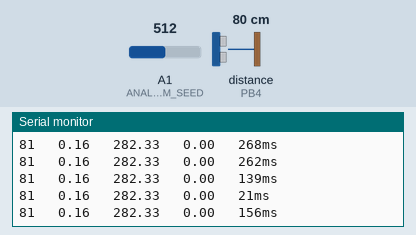
A sketch run on a simulated ATtiny85, built with avr-gcc and run on an emulated ATtiny85. On the bench: the last lines printed to the serial monitor. Inputs (shaded band) come from the test bench; at power-on: distance to the obstacle (sensor on PB4) 80 cm, A1 (ANALOG_PIN_FOR_RANDOM_SEED) = 512. The echo pulse lasts 58.3 µs per cm; random numbers use the default seed unless the sketch sets one.

Above: at 1.2 s.
1.3 s: distance to the obstacle (sensor on PB4) set to 2 cm
At 2.08 s:
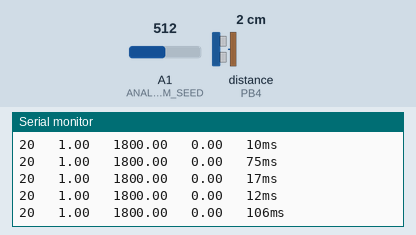
4.3 s: distance to the obstacle (sensor on PB4) set to 4 cm
At 4.46 s:
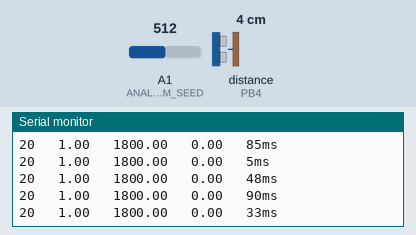
Timing chart, 0 to 7.3 s (numbered marks = the images above; inputs shaded):
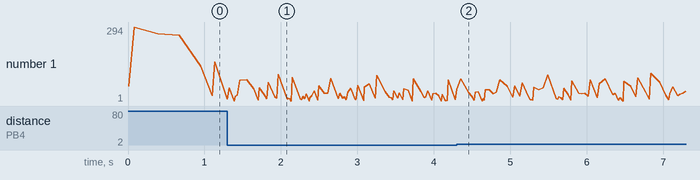

Measured:
- after the input at 1.3 s, the serial monitor: prints a new line at once (image 1)
- plotted number 1: 156 → 48 after the input at 1.3 s

The sketch:

Geigercounter.ino
```cpp
/**
 *
 * Geigercounter 0.95b
 * by ShuzzDE
 *
 * This sketch uses a HC-SR04 and a speaker connected to an arduino to simulate a Geiger Counter.
 * It is intended to be used on end-time LARP cons.
 *
 * If you press a button, the klick rate will increase.
 * If you get closer to an object, the click rate will increase.
 *
 * All these things are tuneable in the code, check the defines!
 *
 *
 * Uses the NewPing library by Tim Eckel for
 *
 */


#include <NewPing.h>


#ifdef ARDUINO_AVR_DIGISPARK
// W A R N I N G
// This is my idea on how to connect the circuitry to a digispark.
// If you do it differently, adjust the values...
#define TRIGGER_PIN 0
#define ECHO_PIN 2
#define LED_PIN 1
#define SPEAKER_PIN 1
#define BUTTON_PIN 3
#define ANALOG_PIN_FOR_RANDOM_SEED 5
#define BUTTON_PULLUP LOW  // External pullup
#undef DEBUG   // Disable Debugging
#elif ARDUINO_AVR_NANO
// Used Sepp's schematic to define the pin values.
// However, the HC-SR04 isn't in the picture, yet.
// Edit these before you use this code on Arduino Nano!!!
// Code won't compile otherwise when setting board to Arduino Nano.
#define TRIGGER_PIN ???
#define ECHO_PIN ???
#define LED_PIN 8
#define SPEAKER_PIN 10
#define BUTTON_PIN 9
#define ANALOG_PIN_FOR_RANDOM_SEED A1
#define BUTTON_PULLUP LOW  // External pullup, change to HIGH when removing ext.PU resistor
#undef DEBUG   // Disable Debugging
#else
// Pin definitions for development Board (Arduino UNO in my case)
#define TRIGGER_PIN 3
#define ECHO_PIN 4
#define LED_PIN 10
#define SPEAKER_PIN 10
#define BUTTON_PIN 12
#define ANALOG_PIN_FOR_RANDOM_SEED A1
#define BUTTON_PULLUP HIGH  // Internal pullup
#define DEBUG   // Enable Debugging
#endif

/*
 * Handy little trick to avoid preprocessor statements everywhere for debug code:
 * Serial.begin, Serial.print and Serial.println are wrapped in "virtual" functions.
 * When Debugging is disabled, the calls are simply replaced with nothing.
 * Makes the code much cleaner.
 * Hey, I just learned this and I think it's great! ;-P
 */
#ifdef DEBUG
#define debugSetup() Serial.begin(115200)
#define debugPrint(n) Serial.print(n)
#define debugPrintln(n) Serial.println(n)
#else
#define debugSetup()
#define debugPrint(n)
#define debugPrintln(n)
#endif


/*
 * Distance to object
 *
 * tock rates will fall off exponentially between minimum and maximum distances.
 * This means that you'll get the defined LOW and HIGH rates at minimum distance only.
 * Increase the distance and the tock rates will decrease exponentially.
 *
 * Basically you can use this to tune the "sensitivity" of your device.
 *
 * Keep in mind:
 * If MAX_DISTANCE_CM == 4 * MIN_DISTANCE_CM
 * then TOCK_RATE@MAX_DIST == 1/16 * TOCK_RATE@MIN_DIST
 */
#define MAX_DISTANCE_CM 80   // Maximum distance acknowledged
#define MIN_DISTANCE_CM 20   // Minimum distance to object

/*
 * Counts per Minute
 * Higher values mean faster tocks.
 *
 * Example:
 * A rate of 100 CPM means you'll get an average of 100 tocks per minute AT MINIMUM DISTANCE.
 * Note that cpm will fall off exponentially with increased distance.
 */
#define LOW_CPM 100.0d    // Rate for button NOT pressed
#define HIGH_CPM 1800.0d   // Rate for button pressed (aka. "OMG we have radioactivity"-mode)


/**
 * Amount of time for which LED and speaker will be turned on.
 * 1ms seems to be working well to produce nice tocks.
 */
#define TOCK_LENGTH 1      // Duration for doing speaker tock and LED blink

NewPing sonar(TRIGGER_PIN, ECHO_PIN, MAX_DISTANCE_CM);

/*
 * Initialize the random generator the RIGHT way.
 * Function will do 16 A/D conversions on a floating analog pin.
 * The lowest bit will usually flap rather randomly, therefore we
 * store the lowest bit of every reading in a 16bit long variable
 * and use that to initalize the randomSeed();
 */
void initRandom(){
  uint16_t seed = 0;
  int i = 0;
  for(i = 0; i < 16; i++){
    seed <<= 1;  // Shift everything one to the left
    seed += analogRead(ANALOG_PIN_FOR_RANDOM_SEED) & 1;   // Read analog value, mask out lowest bit and add the result.
  }
  randomSeed(seed);
  debugPrint("Analog Seed: ");
  debugPrintln(seed);
}

/**
 * Setup routine. The usual, pins, pullups, ...
 */
void setup() {

  debugSetup();  // Initializes Serial interface if DEBUG is defined.
  initRandom();  // Init the randomSeed

  // TRIGGER and ECHO pins are setup by NewPing lib, we don't care about them.

  pinMode(LED_PIN, OUTPUT);
  digitalWrite(LED_PIN, LOW);

  pinMode(BUTTON_PIN, INPUT);
  digitalWrite(BUTTON_PIN, BUTTON_PULLUP);


}

/**
 * Generate a single tock on the speaker and flash the LED.
 * Speaker and LED will be turned on for TOCK_LENGTH ms.
 */
void tock(){
  digitalWrite(SPEAKER_PIN, HIGH);
  digitalWrite(LED_PIN, HIGH);
  delay(TOCK_LENGTH);
  digitalWrite(LED_PIN, LOW);
  digitalWrite(SPEAKER_PIN, LOW);
}


/**
 * Calculate a random, poisson-distributed delay until the next tock event.
 *
 * Result is based on measured distance as well as configured CPM rates.
 * The state of the button is included.
 */
uint16_t nextDelay(long distance){

  // Calculate exponential falloff.
  float distPct = pow((float)MIN_DISTANCE_CM/(float)(distance/2.0 + MIN_DISTANCE_CM/2.0),2.0);

  // Count per minute decided by Button (Hi/Lo) multiplied by distance falloff.
  double cpm = (digitalRead(BUTTON_PIN)?LOW_CPM:HIGH_CPM) * distPct;

  // Calculate poisson distributed random number for current cpm.
  // random number is cut a bit short of 0 and 1 in order to reduce extreme outliers.
  // TODO: This might need a bit more tweaking.
  // Result is a fraction of a minute since parameter is count per minute.
  float nextTock = -log(((float)( random(9500) + 250 )/ 10001.0)) / cpm ;

  // nextTock is multiplied by 60000ms in order to get waiting time.
  uint16_t tockDelay = 60000 * nextTock;

  debugPrint(distance);
  debugPrint("   ");
  debugPrint(distPct);
  debugPrint("   ");
  debugPrint(cpm);
  debugPrint("   ");
  debugPrint(nextTock);
  debugPrint("   ");
  debugPrint(tockDelay);
//  debugPrint("ms   ");
//  debugPrint(minDelay);
//  debugPrint("ms   ");
//  debugPrint(maxDelay);
  debugPrintln("ms");

  return tockDelay;

}


long getPing(){

  // Get reading from sensor.
  uint16_t distance = sonar.ping_cm(MAX_DISTANCE_CM);

  // Normalize reading
  // Sonar sensors occasionally have strange, wrong readings.
  // If we read anything out of our range, just take min or max instead.
  if(distance == 0){  // 0 means the ping "timed out", i.e. we are beyond max distance
    distance = MAX_DISTANCE_CM;
  } else if(distance < MIN_DISTANCE_CM){ // Readings below min_distance are cut off.
    distance = MIN_DISTANCE_CM;
  }

  return distance;
}


void loop() {


  long distance = getPing();
  long tockDelay = nextDelay(distance);

  long ts = millis();

  /*
   * Keep checking the distance while waiting for the next tock.
   * Reason is we don't want to keep delay()'ing when the device closes in on an object.
   */
  while(millis()-ts < tockDelay){
    long newDist = getPing();
    long diff = distance > newDist ? distance - newDist : newDist - distance;
    if(diff > ((MAX_DISTANCE_CM - MIN_DISTANCE_CM)/10)){ // Difference bigger than 10% of max distance interval?
      debugPrint("! ");  // Output ! so we can see the value was taken due to changes in distance in debug output.
      tockDelay = nextDelay(newDist);
      distance = newDist;
    }

    if(millis() - ts + 50 < tockDelay){   // Wait for delay in 50ms steps.
      delay(50);
    } else {
      long myDelay = tockDelay - (millis() - ts);
      delay(myDelay < 0 ? 0 : myDelay);
    }
  }

  tock(); // Finally, ladies and gents: The TOCK

}
```
